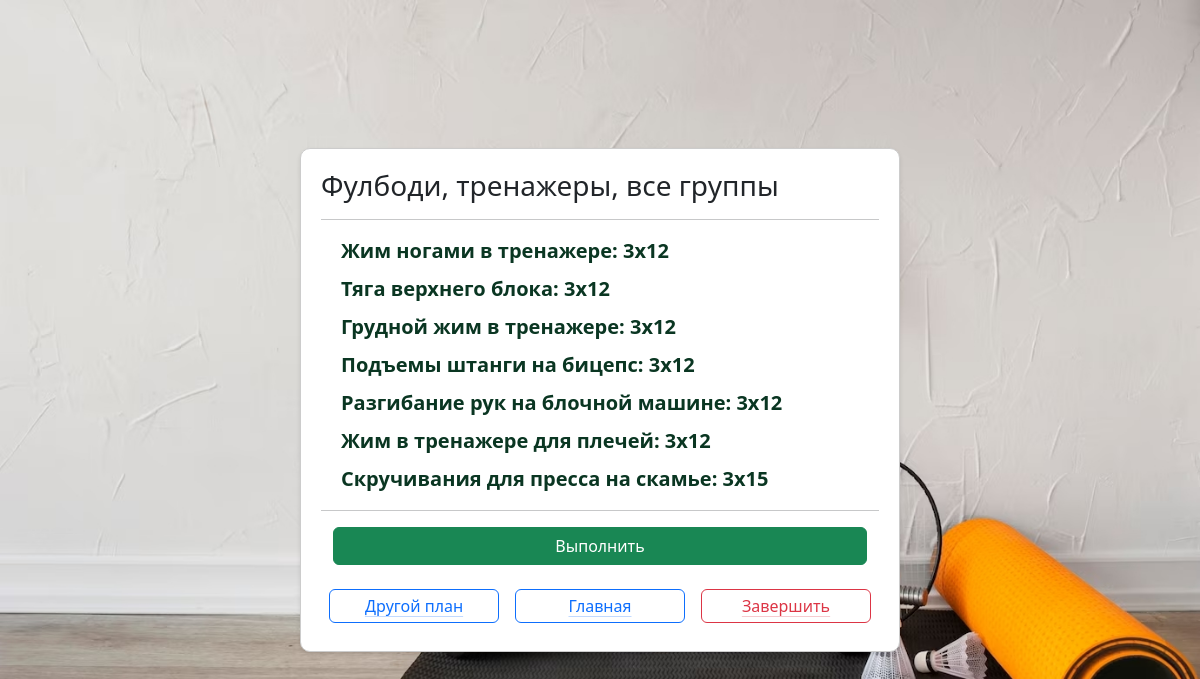
Screenshot of /current_train (signed in) with the database file from the repository.
### _models.py (models this page shows, shortened)
class Training(db.Model):
    __tablename__ = 'trainings'
    training_id = db.Column(db.Integer, primary_key=True)
    name = db.Column(db.String(50), nullable=False)
    owner = db.Column(db.String(80), default='admin')
    exercises = relationship('Exercise', secondary='training_exercises', overlaps="trainings")
    user_trainings = relationship('UserTraining', back_populates='training', cascade='all, delete-orphan')
    plans = relationship('Plan', secondary='plan_trainings', back_populates='trainings')

class Exercise(db.Model):
    __tablename__ = 'exercises'
    exercise_id = db.Column(db.Integer, primary_key=True)
    name = db.Column(db.String(50), default='New exercise')
    target = db.Column(db.String(20), default='')
    description = db.Column(db.String(300), default='')
    difficulty = db.Column(db.Integer, default=1)
    time_per_set = db.Column(db.Integer, default=1)
    counter = db.Column(db.Integer, default=0)
    filters = db.Column(JSON, default=[])  # LOCATION_FILTERS.keys
    user_training_exercises = relationship('UserTrainingExercise', back_populates='exercise')
    muscles = relationship('Muscle', secondary='exercise_muscles')
    training = db.relationship('Training', secondary='training_exercises', overlaps="exercises")
    training_exercises = relationship('TrainingExercise', back_populates='exercise')

### main.py (the view)
@app.route('/current_train', methods=['POST', 'GET'])
def current_train():
    if not current_user:
        flash('Route current_train - usercheck failed, current_user is not defined')
        return render_template('current_train.html')
    all_user_trains = get_user_trains(current_user)
    current_train = get_user_assigned_train(current_user)
    if not current_train:
        return render_template('current_train.html', current_user=current_user)
    current_train_exlist = []
    for exercise in current_train.exercises:
        user_train = UserTraining.query.filter_by(user_id=current_user.id,
                                                  training_id=current_train.training_id,
                                                  assigned=True,
                                                  completed=False
                                                  ).first()
        user_training_exercise = UserTrainingExercise.query.filter_by(user_training_id=user_train.id,
                                                                      exercise_id=exercise.exercise_id
                                                                      ).first()
        current_train_exlist.append([exercise.name, user_training_exercise.sets, user_training_exercise.repetitions, user_training_exercise.weight, user_training_exercise.completed])
    return render_template('current_train.html', current_user=current_user, current_train=current_train, current_train_exlist=current_train_exlist)

### _logic.py (called while the page is built)
def get_user_trains(user):
    trains = UserTraining.query.filter_by(user_id=user.id).all()
    return trains

def get_user_assigned_train(user):
    user_training = UserTraining.query.filter_by(user_id=user.id, assigned=True, completed=False).first()
    if not user_training:
        return None
    train = Training.query.filter_by(training_id=user_training.training_id).first()
    return train

### main.py (called while the page is built)
@login_manager.user_loader
def load_user(user_id):
    return User.query.get(int(user_id))

### templates/current_train.html (shortened to what this page needs)
{% extends 'base.html' %}
{% block body %}
{% if current_train %}
<div class="d-flex justify-content-center align-items-center vh-100">
    <div class="content">
        <h3>{{current_train.name}}</h3>
            <hr>
        {% for exercise in current_train_exlist %}
                        <div class="container p-20 m-2 fs-5 {% if exercise[4] %} text-secondary {% else %} text-success-emphasis fw-bold {% endif %}">
                                {{ exercise[0] }}: {{ exercise[1] }}x{{exercise[2] }} {% if exercise[4] %} <span class="fs-6"> (Завершено)</span> {% endif %}
                        </div>
                {% endfor %}
        <hr>
        <form action="/train_progress_start" method="post">
            <div class="container">
                <div class="row mt-3">
                        <div class="col">
                            <input type="submit" class="btn btn-success w-100" value="Выполнить">
                        </div>
                    </div>
                    <div class="row mt-3 justify-content-center text-center">
                        <div class="col border border-primary rounded-2 p-1 m-2">
                            <a href="/plans_all" class="str-link link-primary link-offset-2 link-underline-opacity-25 link-underline-opacity-100-hover">Другой план</a>
                        </div>
                        <div class="col border border-primary rounded-2 p-1 m-2">
                            <a href="/" class="str-link link-primary link-offset-2 link-underline-opacity-25 link-underline-opacity-100-hover">Главная</a>
                        </div>
                        <div class="col border border-danger rounded-2 p-1 m-2">
                            <a href="/user_complete_train/{{current_train.training_id}}" class="str-link link-danger link-offset-2 link-underline-opacity-25 link-underline-opacity-100-hover">Завершить</a>
                        </div>
                    </div>
            </div>
        </form>
    </div>
</div>
{% endif %}
{% endblock %}

### static/css/main.css (style rules this page uses)
body { background-image: url('../imgs/background.jpg'); background-size: cover; background-repeat: no-repeat; background-attachment: fixed; }
.str-link { display: inline-block; width: 100%; height: 100%; }
.content { padding: 20px; border: 1px solid #ccc; border-radius: 10px; background-color: white; box-shadow: 0 2px 4px rgba(0, 0, 0, 0.1); max-width: 600px; width: 100%; }

### rows the page displays
Training: name "Фулбоди, тренажеры, все группы"
Exercise: name "Жим ногами в тренажере", exercise "3", exercise "12"
Exercise: name "Тяга верхнего блока", time_per_set "3", exercise_id "12"
Exercise: name "Грудной жим в тренажере", time_per_set "3", exercise "12"
Exercise: name "Подъемы штанги на бицепс", exercise "3", exercise "12"
Exercise: name "Разгибание рук на блочной машине", time_per_set "3", exercise "12"
Exercise: name "Жим в тренажере для плечей", time_per_set "3", exercise "12"
Exercise: name "Скручивания для пресса на скамье", time_per_set "3", exercise "15"
